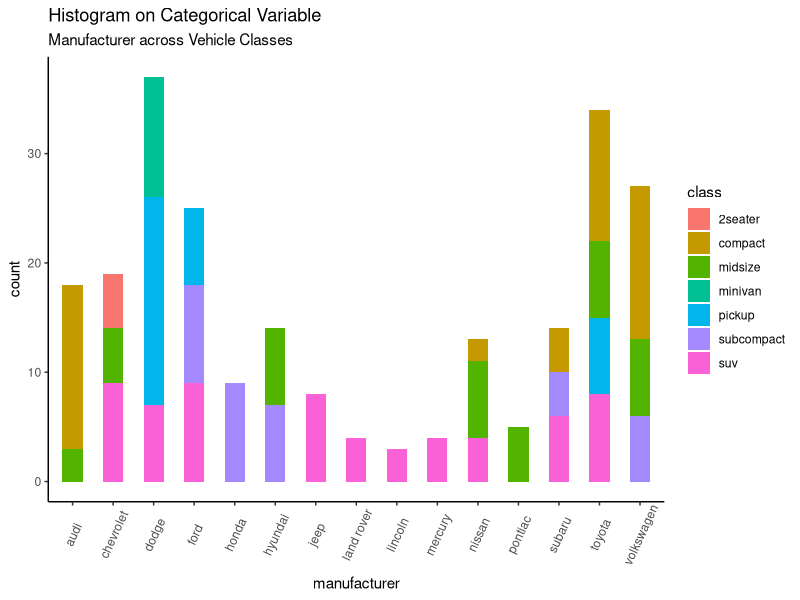

The R script that drew this image:
##Plotting categorical variables

library(ggplot2)
theme_set(theme_classic())

# Histogram on a Categorical variable; use angle to add the labels for x 
# axis in an angle
g <- ggplot(mpg, aes(manufacturer))
g + geom_bar(aes(fill=class), width = 0.5) + 
  theme(axis.text.x = element_text(angle=65, vjust=0.6)) + 
  labs(title="Histogram on Categorical Variable", 
       subtitle="Manufacturer across Vehicle Classes") 